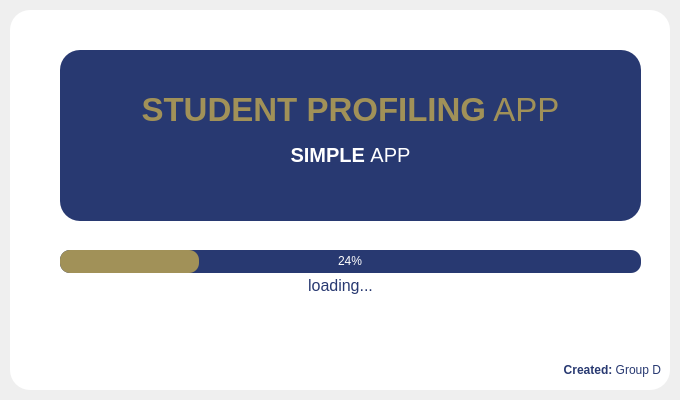
<?xml version="1.0" encoding="UTF-8"?>
<ui version="4.0">
 <class>Loading_window</class>
 <widget class="QMainWindow" name="Loading_window">
  <property name="windowModality">
   <enum>Qt::ApplicationModal</enum>
  </property>
  <property name="geometry">
   <rect>
    <x>0</x>
    <y>0</y>
    <width>680</width>
    <height>400</height>
   </rect>
  </property>
  <property name="sizePolicy">
   <sizepolicy hsizetype="Preferred" vsizetype="MinimumExpanding">
    <horstretch>0</horstretch>
    <verstretch>0</verstretch>
   </sizepolicy>
  </property>
  <property name="maximumSize">
   <size>
    <width>16777215</width>
    <height>16777213</height>
   </size>
  </property>
  <property name="contextMenuPolicy">
   <enum>Qt::PreventContextMenu</enum>
  </property>
  <property name="windowTitle">
   <string>MainWindow</string>
  </property>
  <property name="toolButtonStyle">
   <enum>Qt::ToolButtonFollowStyle</enum>
  </property>
  <widget class="QWidget" name="centralwidget">
   <layout class="QVBoxLayout" name="verticalLayout">
    <property name="spacing">
     <number>0</number>
    </property>
    <property name="leftMargin">
     <number>10</number>
    </property>
    <property name="topMargin">
     <number>10</number>
    </property>
    <property name="rightMargin">
     <number>10</number>
    </property>
    <property name="bottomMargin">
     <number>10</number>
    </property>
    <item>
     <widget class="QFrame" name="frame">
      <property name="styleSheet">
       <string notr="true">QFrame{
	background-color: rgb(255, 255, 255);
	color: rgb(220, 220, 220);
	border-radius: 20px;
}</string>
      </property>
      <property name="frameShape">
       <enum>QFrame::StyledPanel</enum>
      </property>
      <property name="frameShadow">
       <enum>QFrame::Raised</enum>
      </property>
      <widget class="QProgressBar" name="progressBar">
       <property name="geometry">
        <rect>
         <x>50</x>
         <y>240</y>
         <width>581</width>
         <height>23</height>
        </rect>
       </property>
       <property name="styleSheet">
        <string notr="true">QProgressBar{
	
	background-color: rgb(40, 57, 113);
	color: rgb(255, 255, 255);
	border-style: none;
	border-radius: 10px;
}

QProgressBar::chunk{
	border-radius: 10px;
	background-color: rgb(161, 145, 88);
}</string>
       </property>
       <property name="value">
        <number>24</number>
       </property>
       <property name="alignment">
        <set>Qt::AlignCenter</set>
       </property>
      </widget>
      <widget class="QLabel" name="label_3">
       <property name="geometry">
        <rect>
         <x>0</x>
         <y>260</y>
         <width>661</width>
         <height>31</height>
        </rect>
       </property>
       <property name="font">
        <font>
         <family>Segoe UI</family>
         <pointsize>12</pointsize>
        </font>
       </property>
       <property name="styleSheet">
        <string notr="true">color: rgb(40, 57, 113);
background-color: transparent;
border: none;</string>
       </property>
       <property name="text">
        <string>loading...</string>
       </property>
       <property name="alignment">
        <set>Qt::AlignCenter</set>
       </property>
      </widget>
      <widget class="QLabel" name="label_4">
       <property name="geometry">
        <rect>
         <x>-10</x>
         <y>350</y>
         <width>661</width>
         <height>21</height>
        </rect>
       </property>
       <property name="font">
        <font>
         <family>Segoe UI</family>
         <pointsize>9</pointsize>
        </font>
       </property>
       <property name="styleSheet">
        <string notr="true">color: rgb(40, 57, 113);
background-color: transparent;
border: none;</string>
       </property>
       <property name="text">
        <string>&lt;strong&gt; Created:&lt;/strong&gt; Group D</string>
       </property>
       <property name="alignment">
        <set>Qt::AlignRight|Qt::AlignTrailing|Qt::AlignVCenter</set>
       </property>
      </widget>
      <widget class="QFrame" name="frame_2">
       <property name="geometry">
        <rect>
         <x>50</x>
         <y>40</y>
         <width>581</width>
         <height>171</height>
        </rect>
       </property>
       <property name="styleSheet">
        <string notr="true">background-color: rgb(40, 57, 113);
</string>
       </property>
       <property name="frameShape">
        <enum>QFrame::StyledPanel</enum>
       </property>
       <property name="frameShadow">
        <enum>QFrame::Raised</enum>
       </property>
       <widget class="QLabel" name="label">
        <property name="geometry">
         <rect>
          <x>0</x>
          <y>20</y>
          <width>581</width>
          <height>81</height>
         </rect>
        </property>
        <property name="font">
         <font>
          <family>Segoe UI</family>
          <pointsize>25</pointsize>
         </font>
        </property>
        <property name="styleSheet">
         <string notr="true">color: rgb(161, 145, 88);
border-radius: 20px;</string>
        </property>
        <property name="text">
         <string>&lt;html&gt;&lt;head/&gt;&lt;body&gt;&lt;p&gt;&lt;span style=&quot; font-weight:600;&quot;&gt;STUDENT PROFILING&lt;/span&gt; APP&lt;/p&gt;&lt;/body&gt;&lt;/html&gt;</string>
        </property>
        <property name="alignment">
         <set>Qt::AlignCenter</set>
        </property>
       </widget>
       <widget class="QLabel" name="label_2">
        <property name="geometry">
         <rect>
          <x>0</x>
          <y>90</y>
          <width>581</width>
          <height>31</height>
         </rect>
        </property>
        <property name="font">
         <font>
          <family>Segoe UI</family>
          <pointsize>15</pointsize>
         </font>
        </property>
        <property name="styleSheet">
         <string notr="true">color: rgb(255, 255, 255);</string>
        </property>
        <property name="text">
         <string>&lt;strong&gt; SIMPLE &lt;/strong&gt; APP</string>
        </property>
        <property name="alignment">
         <set>Qt::AlignCenter</set>
        </property>
       </widget>
      </widget>
     </widget>
    </item>
   </layout>
  </widget>
 </widget>
 <resources/>
 <connections/>
</ui>
